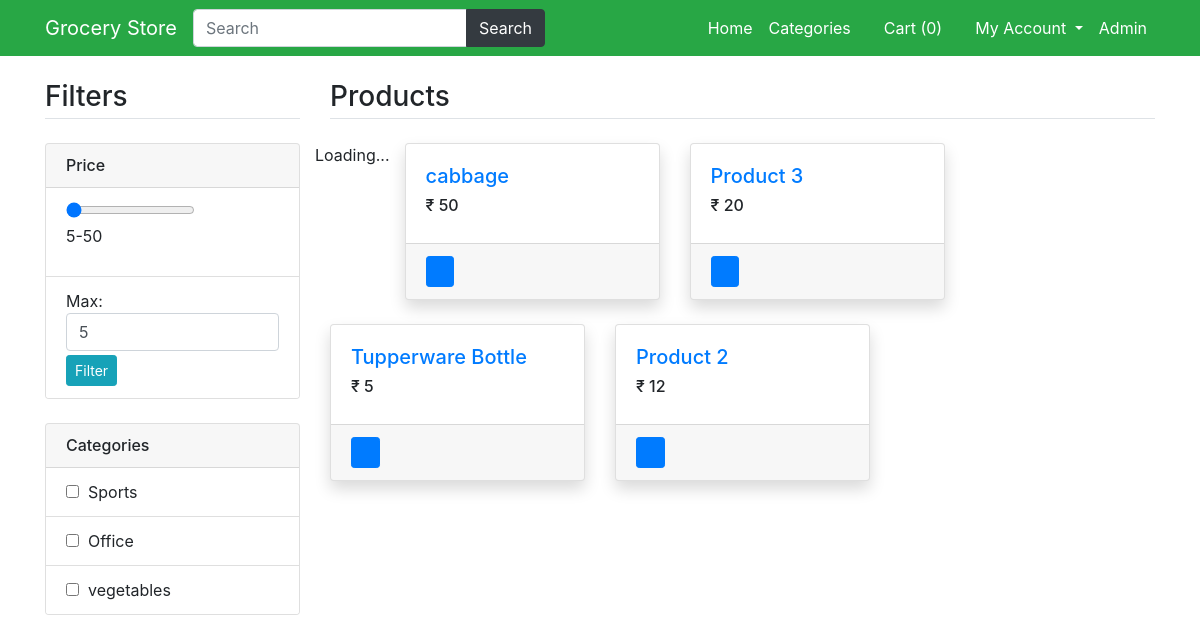
Screenshot of /product-list with the database file from the repository.
### main/models.py (models this page shows, shortened)
class Category(models.Model):
    title=models.CharField(max_length=100)
    class Meta:
        verbose_name_plural='1. Categories'

class Product(models.Model):
    title=models.CharField(max_length=200)
    detail=models.TextField()
    price=models.PositiveIntegerField(default=0)
    category=models.ForeignKey(Category,on_delete=models.CASCADE)
    status=models.BooleanField(default=True)
    is_featured=models.BooleanField(default=False)
    class Meta:
        verbose_name_plural='2. Products'

### main/views.py (the view)
# urls.py: path('product-list',views.product_list,name='product-list'),
def product_list(request):
	total_data=Product.objects.count()
	data=Product.objects.all().order_by('-id')
	min_price=Product.objects.aggregate(Min('price'))
	max_price=Product.objects.aggregate(Max('price'))
	return render(request,'product_list.html',
		{
			'data':data,
			'total_data':total_data,
			'min_price':min_price,
			'max_price':max_price,
		}
		)

### main/template_context.py (called while the page is built)
def get_filters(request):
	cats=Product.objects.distinct().values('category__title','category__id')
	minMaxPrice=Product.objects.aggregate(Min('price'),Max('price'))
	data={
		'cats':cats,
		'minMaxPrice':minMaxPrice,
	}
	return data

### main/templates/product_list.html (shortened to what this page needs)
{% extends 'base.html' %}
{% load static %}
{% block content %}
<main class="container my-4">
	<div class="row">
		<div class="col-md-3">
			{% include 'filters.html' %}
		</div>
		<div class="col-md-9">
			<h3 class="mb-4 border-bottom pb-1">
				Products
			</h3>
			<div class="row" id="filteredProducts">
				<p class="ajaxLoader">Loading...</p>
				{% for product in data %}
				<div class="col-lg-4 col-md-6 mb-4 product-box">
					<div class="card shadow">
					  <div class="card-body">
					    <h5 class="card-text"><a href="/product/{{product.id}}">{{product.title}}</a></h5>
					    <h6>₹ <span class="product-price-{{product.id}}">{{product.price}}</span></h6>
					  </div>
					  	<div class="card-footer">
							  	<button class="btn btn-sm btn-primary add-to-cart" data-index="{{product.id}}"><i class="fa fa-shopping-cart"></i></button>
					  	</div>
					</div>
				</div>
				{% endfor %}
			</div>
		</div>
	</div>
</main>
{% endblock %}

### main/templates/filters.html (shortened to what this page needs)
{% load static %}
			<h3 class="mb-4 border-bottom pb-1">Filters</h3>
			<div class="card mb-4">
				<h6 class="card-header">Price</h6>
				<div class="list-group list-group-flush">
					<li class="list-group-item">
						<input type="range" value="{{minMaxPrice.price__min}}" max={{minMaxPrice.price__max}} min={{minMaxPrice.price__min}} id="rangeInput" oninput="maxPrice.value=this.value" />
						<p>{{minMaxPrice.price__min}}-{{minMaxPrice.price__max}}</p>
					</li>
					<li class="list-group-item">
						Max: <input type="number" value="{{minMaxPrice.price__min}}" max={{minMaxPrice.price__max}} min={{minMaxPrice.price__min}} class="form-control" id="maxPrice" onkeyup="rangeInput.value=this.value" id="maxPrice" />
						<button id="priceFilterBtn" class="btn btn-info btn-sm mt-1">Filter</button>
					</li>
				</div>
			</div>
			<div class="card mb-4">
				<h6 class="card-header">Categories</h6>
				<div class="list-group list-group-flush">
					{% for cat in cats %}
					<li class="list-group-item">
						<input class="filter-checkbox" data-filter="category" value="{{cat.category__id}}" type="checkbox" />&nbsp;
						{{cat.category__title}}
					</li>
					{% endfor %}
				</div>
			</div>

### rows the page displays
Category: category__title "Sports"
Category: category__title "Office"
Category: category__title "vegetables"
Product: title "cabbage", price "50"
Product: title "Product 3", price "20"
Product: title "Tupperware Bottle", price "5"
Product: title "Product 2", price "12"

### other values shown
{{ request.session.cartdata|length }} "0"
{{ minMaxPrice.price__min }} "5"
{{ minMaxPrice.price__max }} "50"
